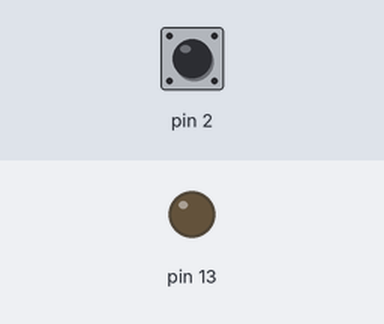
A sketch run on a simulated Arduino Uno, built with avr-gcc and run on an emulated ATmega328P. On the bench: output pins drawn as LEDs (lit = HIGH). The test bench sets the inputs (shaded band); at power-on: pin 2 HIGH.

Above: at 1.2 s.
1.3 s: pin 2 pulled LOW for 0.15 s
At 2.0 s:
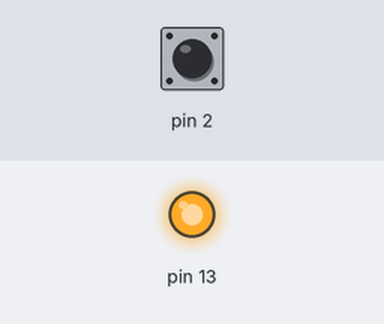
2.9 s: pin 2 pulled LOW for 1 s
At 3.2 s:
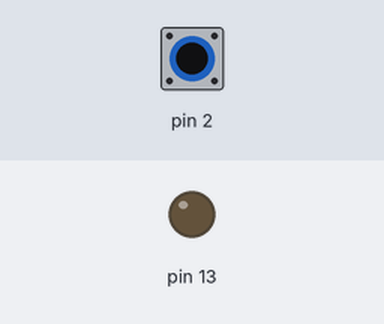
5.4 s: pin 2 pulled LOW for 3.2 s
At 6.3 s:
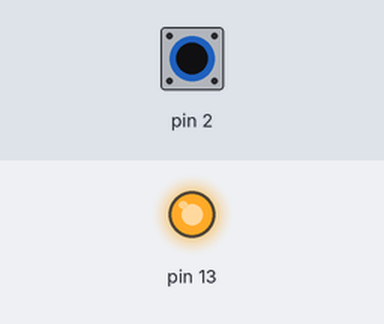
Timing chart, 0 to 8.4 s (numbered marks = the images above; inputs shaded):
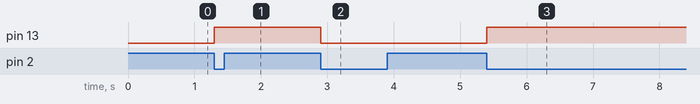

The sketch:

external_interrupt.ino
```cpp
// Original project fixture: INT0 increments a counter and toggles D13.
volatile uint8_t interruptCount = 0;

void onEdge() {
  interruptCount++;
  digitalWrite(13, interruptCount & 1);
}

void setup() {
  pinMode(2, INPUT_PULLUP);
  pinMode(13, OUTPUT);
  attachInterrupt(digitalPinToInterrupt(2), onEdge, FALLING);
}

void loop() {}
```

Measured:
- after the input at 1.3 s, pin 13: LOW → HIGH at once
- after the input at 2.9 s, pin 13: HIGH → LOW at once
- after the input at 5.4 s, pin 13: LOW → HIGH at once
